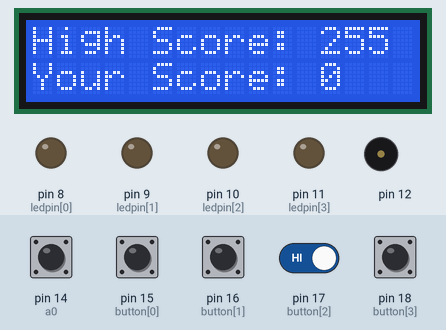
Simulated run of this sketch. Board: Arduino Uno, built with avr-gcc and run on an emulated ATmega328P. Parts: 16×2 character LCD, output pins drawn as LEDs (lit = HIGH), buzzer (waves = sounding). Dashed ring = blinking. Inputs (shaded band) come from the test bench; at power-on: pin 14 (a0), pin 15 (button[0]), pin 16 (button[1]), pin 17 (button[2]), pin 18 (button[3]) HIGH. Random numbers use the default seed unless the sketch sets one; what the sketch prints to the serial monitor is not drawn.

Above: at 9.0 s.
9.1 s: pin 16 (button[1]) pulled LOW for 1 s
At 12.2 s:
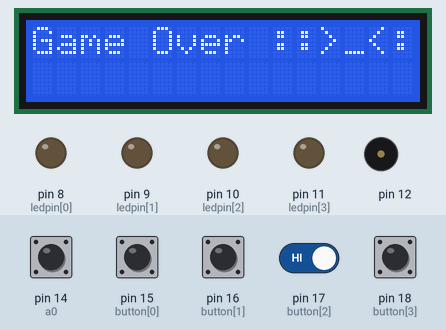
12.3 s: pin 14 (a0) pulled LOW for 3.2 s
At 17.2 s:
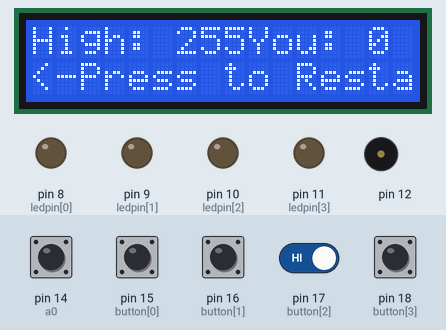
17.5 s: pin 15 (button[0]) pulled LOW for 3.2 s
At 19.37 s:
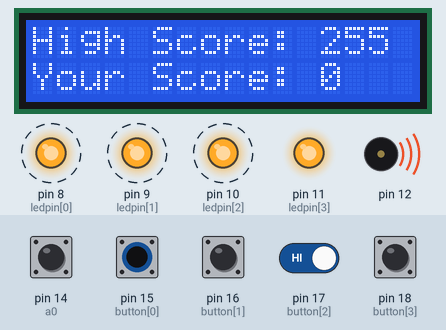
22.2 s: pin 14 (a0) pulled LOW for 1 s
At 25.4 s:
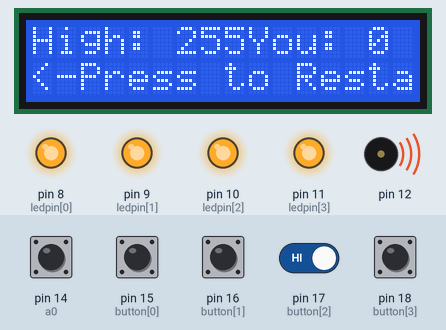
26.2 s: pin 14 (a0) driven LOW and pin 17 (button[2]) driven LOW
At 29.53 s:
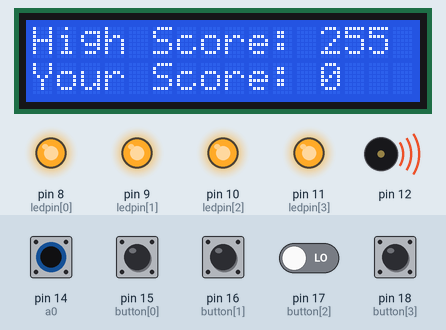
Timing chart, 0 to 30.2 s (numbered marks = the images above; inputs shaded):
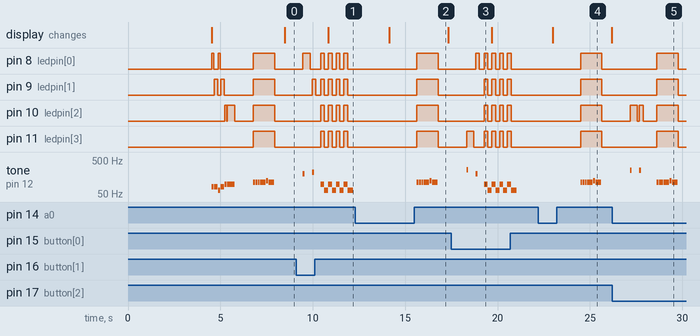

The sketch:

final-319.ino
```cpp
#include <Wire.h>
#include <LCD.h>
#include <LiquidCrystal_I2C.h>
#include <Tone.h>
#include <avr/sleep.h>
#include <avr/interrupt.h>
#include <avr/delay.h>
#include "my_EEPROM.h"

byte skull[8] = {
  B01110,
  B01110,
  B01110,
  B01110,
  B01110,
  B01110,
  B11111,
  B11011
};

LiquidCrystal_I2C lcd(0x27, 2, 1, 0, 4, 5, 6, 7);
Tone speakerpin;
int starttune[] = { NOTE_E2, NOTE_E2, NOTE_C2, NOTE_E2, NOTE_G2, NOTE_G2 };
int duration2[] = { 100, 200, 100, 200, 100, 400 };
int note[] = { NOTE_A2, NOTE_A2, NOTE_A2, NOTE_A2, NOTE_B2, NOTE_A2 };
int duration[] = { 100, 100, 100, 300, 100, 300 };
int button[] = { 15, 16, 17, 18 };    // The four button input pins
int ledpin[] = { 8, 9, 10, 11 };  // LED pins
int turn = 0;                     // turn counter
int buttonstate = 0;              // button state checker
int randomArray[50];              // long to store up to 50 inputs
int inputArray[50];
int highscore = 0;
int highscoreEE;
int MyScore;
int newHighscore;
volatile bool isSleep = true;
int a0 = 14;

uint16_t scan_EEPROM(void)
{
 int i, data_location, number_data_found;
 uint8_t d;
 number_data_found = 0;
 Serial.println("Performing EEPROM scanning...");
 for(i=0;i<1024;i++)
 {
 d = EEPROM_read1byte(i);
 if (d != 0xFF)
 {
 data_location = i;
 number_data_found++;
 Serial.print(d);
 Serial.print(" is found in EEPROM location[");
 Serial.print(i);
 Serial.println("]");
 }
 }
 if (number_data_found > 1)
 Serial.println("More than one data are found in EEPROM");
 else if(number_data_found ==0)
 Serial.println("no data found in EEPROM");
}

int find_first_location_of_data(void)
{
  uint8_t d;
  int i;
  uint16_t loc;
  for (i=0;i<1024;i++)
  {
    d = EEPROM_read1byte(i);
    if(d != 0xFF)
    {
      return i;
    }
  }
  return -1;
}

void edit_EEPROM(uint8_t mode){
  int addr; // สำหรับเก็บว่าตำแหน่งใดที่ไม่ใช่ 0xFF
  uint8_t d;
  addr = find_first_location_of_data(); // เช็คตำแหน่งที่ไม่ใช่ 0xFF
  EEPROM_Erase_only(addr); // ลบค่าจากตำแหน่งที่ตรวจเจอ
  if(addr == 0){ // ถ้า addr เป็น 0 จะอัพเดทตำแหน่งต่อไปที่ 1023
    EEPROM_Write_to_Empty_location(1023, mode); // เขียน mode ที่ตำแหน่งที่ 1023
  }else{
    EEPROM_Write_to_Empty_location(addr-1, mode); // เขียน mode ที่ตำแหน่งที่ <addr-1>
  }
}

void print2digit(int val){
  if(val < 10 && val >= 0)
     lcd.print(0);
  lcd.print(val);
}

void setup() {  ///////////////LCD/////////////////
  Serial.begin(9600);
  display_all_data_in_EEPROM();
  scan_EEPROM();

  lcd.setBacklightPin(3, POSITIVE);
  lcd.setBacklight(LOW);
  lcd.createChar(0, skull);
  lcd.begin(16, 2);
  lcd.clear();
  lcd.setCursor(0, 1);
  lcd.print("Your Score: 0");
  lcd.setCursor(0, 0);
  //edit_EEPROM(highscore);
  highscore = EEPROM_read1byte(find_first_location_of_data());
  highscoreEE = EEPROM_read1byte(find_first_location_of_data());

  lcd.print("High Score:");
  print2digit(highscore);

  speakerpin.begin(12);  // speaker is on pin 12
  pinMode(a0, INPUT);
  digitalWrite(a0, HIGH);
  for (int x = 0; x < 4; x++)  // LED pins are outputs
  {
    pinMode(ledpin[x], OUTPUT);
  }

  for (int x = 0; x < 4; x++) {
    pinMode(button[x], INPUT);      // button pins are inputs
    digitalWrite(button[x], HIGH);  // enable internal pullup; buttons start in high position; logic reversed
  }

  randomSeed(analogRead(0));  //Added to generate "more randomness" with the randomArray for the output function
  for (int thisNote = 0; thisNote < 6; thisNote++) {
    // play the next note:
    speakerpin.play(starttune[thisNote]);
    // hold the note:
    if (thisNote == 0 || thisNote == 2) {
      digitalWrite(ledpin[0], HIGH);
    }
    if (thisNote == 1 || thisNote == 3) {
      digitalWrite(ledpin[1], HIGH);
    }
    if (thisNote == 4 || thisNote == 5) {
      digitalWrite(ledpin[2], HIGH);
    }
    if (thisNote == 6) {
      digitalWrite(ledpin[3], HIGH);
    }
    delay(duration2[thisNote]);
    // stop for the next note:
    speakerpin.stop();
    digitalWrite(ledpin[0], LOW);
    digitalWrite(ledpin[1], LOW);
    digitalWrite(ledpin[2], LOW);
    digitalWrite(ledpin[3], LOW);
    delay(25);
  }
  delay(1000);

}


void loop()
{

  for (int y = 0; y <= 2; y++)
  {
    // function for generating the array to be matched by the player
    digitalWrite(ledpin[0], HIGH);
    digitalWrite(ledpin[1], HIGH);
    digitalWrite(ledpin[2], HIGH);
    digitalWrite(ledpin[3], HIGH);

    for (int thisNote = 0; thisNote < 6; thisNote++)
    {
      // play the next note:
      speakerpin.play(note[thisNote]);
      // hold the note:
      delay(duration[thisNote]);
      // stop for the next note:
      speakerpin.stop();
      delay(25);
    }

    digitalWrite(ledpin[0], LOW);
    digitalWrite(ledpin[1], LOW);
    digitalWrite(ledpin[2], LOW);
    digitalWrite(ledpin[3], LOW);
    delay(500);

    for (int y = turn; y <= turn; y++) // untuk sekali random
    {                                  // Limited by the turn variable
      Serial.println("");              // Some serial output to follow along
      Serial.print("Turn: ");
      Serial.print(y);
      Serial.println("");
      lcd.clear();
      MyScore = y;
      lcd.setCursor(0, 1); //(Column,Row)
      lcd.print("Your Score: ");
      lcd.setCursor(12, 1);
      lcd.print(MyScore);
      if (MyScore > highscore)
      {
        highscore = y;
        newHighscore = y;
      }
      lcd.setCursor(0, 0);
      lcd.print("High Score: " + (String)(highscore));
      Serial.print(y);
      Serial.println("");
      delay(1000);
      randomArray[y] = random(1, 5); // Assigning a random number (1-4) to the randomArray[y], y being the turn count
      for (int x = 0; x <= turn; x++)
      {
        Serial.print(randomArray[x]);

        for (int y = 0; y < 4; y++)
        {

          if (randomArray[x] == 1 && ledpin[y] == 8)
          { // if statements to display the stored values in the array
            digitalWrite(ledpin[y], HIGH);
            speakerpin.play(NOTE_G3, 100);
            delay(400);
            digitalWrite(ledpin[y], LOW);
            delay(100);
          }

          if (randomArray[x] == 2 && ledpin[y] == 9)
          {
            digitalWrite(ledpin[y], HIGH);
            speakerpin.play(NOTE_A3, 100);
            delay(400);
            digitalWrite(ledpin[y], LOW);
            delay(100);
          }

          if (randomArray[x] == 3 && ledpin[y] == 10)
          {
            digitalWrite(ledpin[y], HIGH);
            speakerpin.play(NOTE_B3, 100);
            delay(400);
            digitalWrite(ledpin[y], LOW);
            delay(100);
          }

          if (randomArray[x] == 4 && ledpin[y] == 11)
          {
            digitalWrite(ledpin[y], HIGH);
            speakerpin.play(NOTE_C4, 100);
            delay(400);
            digitalWrite(ledpin[y], LOW);
            delay(100);
          }
        }
      }
    }
    input();
  }
}

void input()
{ // Function for allowing user input and checking input against the generated array

  for (int x = 0; x <= turn;)
  { // Statement controlled by turn count

    for (int y = 0; y < 5; y++)
    {

      buttonstate = digitalRead(button[y]);

      if (buttonstate == LOW && button[y] == 15)
      { // Checking for button push
        digitalWrite(ledpin[0], HIGH);
        speakerpin.play(NOTE_G3, 100);
        delay(200);
        digitalWrite(ledpin[0], LOW);
        inputArray[x] = 1;
        delay(250);
        Serial.print(" ");
        Serial.print(1);
        if (inputArray[x] != randomArray[x])
        {         // Checks value input by user and checks it against
          fail(); // the value in the same spot on the generated array
        }         // The fail function is called if it does not match
        x++;
      }
      if (buttonstate == LOW && button[y] == 16)
      {
        digitalWrite(ledpin[1], HIGH);
        speakerpin.play(NOTE_A3, 100);
        delay(200);
        digitalWrite(ledpin[1], LOW);
        inputArray[x] = 2;
        delay(250);
        Serial.print(" ");
        Serial.print(2);
        if (inputArray[x] != randomArray[x])
        {
          fail();
        }
        x++;
      }

      if (buttonstate == LOW && button[y] == 17)
      {
        digitalWrite(ledpin[2], HIGH);
        speakerpin.play(NOTE_B3, 100);
        delay(200);
        digitalWrite(ledpin[2], LOW);
        inputArray[x] = 3;
        delay(250);
        Serial.print(" ");
        Serial.print(3);
        if (inputArray[x] != randomArray[x])
        {
          fail();
        }
        x++;
      }

      if (buttonstate == LOW && button[y] == 18)
      {
        digitalWrite(ledpin[3], HIGH);
        speakerpin.play(NOTE_C4, 100);
        delay(200);
        digitalWrite(ledpin[3], LOW);
        inputArray[x] = 4;
        delay(250);
        Serial.print(" ");
        Serial.print(4);
        if (inputArray[x] != randomArray[x])
        {
          fail();
        }
        x++;
      }

    }
  }
  delay(500);
  turn++; // Increments the turn count, also the last action before starting the output function over again
}

void fail()
{ // Function used if the player fails to match the sequence

  for (int y = 0; y <= 3; y++)
  { // Flashes lights for failure

    digitalWrite(ledpin[0], HIGH);
    digitalWrite(ledpin[1], HIGH);
    digitalWrite(ledpin[2], HIGH);
    digitalWrite(ledpin[3], HIGH);
    speakerpin.play(NOTE_G2, 300);
    delay(200);
    digitalWrite(ledpin[0], LOW);
    digitalWrite(ledpin[1], LOW);
    digitalWrite(ledpin[2], LOW);
    digitalWrite(ledpin[3], LOW);
    speakerpin.play(NOTE_C2, 300);
    delay(200);
    lcd.clear();
    lcd.setCursor(0, 0);
    lcd.print("Game Over ::>_<::");
    //lcd.setCursor(1, 1);
    lcd.write(byte(0));
  }
  delay(2000);
  lcd.clear();
  lcd.setCursor(0, 0);
  if(newHighscore > highscoreEE)
  {
    edit_EEPROM(newHighscore);
  }

  lcd.print("High: " + (String)(highscore));
  // Serial.print(y);
  // Serial.println("");
  lcd.setCursor(9, 0);
  lcd.print("You: ");
  lcd.setCursor(14, 0);
  lcd.print(MyScore);
  // if(y > highscore) {
  // highscore = y;
  // }
  lcd.setCursor(0, 1);
  lcd.print("<-Press to Restart");


  ///////////////////////////////////////////
  {
    // buttonstate = digitalRead(button[y]);
    while (digitalRead(a0) > 0)
    {
      digitalWrite(ledpin[0], HIGH);
      digitalWrite(ledpin[1], HIGH);
      digitalWrite(ledpin[2], HIGH);
      digitalWrite(ledpin[3], HIGH);
      delay(100);
      digitalWrite(ledpin[0], LOW);
      digitalWrite(ledpin[1], LOW);
      digitalWrite(ledpin[2], LOW);
      digitalWrite(ledpin[3], LOW);
      delay(100);
    }
    delay(1000);

    turn = -1; // Resets turn value so the game starts over without need for a reset button
  }
}
```

my_EEPROM.h
```cpp
void EEPROM_Erase_and_Write1B(uint16_t addr, uint8_t data)
{
  while(EECR & (1<<EEPE)) ; //วนซ้ำจนกว่าบิต EEPE จะเปลี่ยนเป็นตรรกะต่ำ
  EECR = 0x00;      //mode erase and write
  EEAR = addr;      //คัดลอกพารามิเตอร์รับเข้า addr สู่เรจิสเตอร์ EEAR
  EEDR = data;      //คัดลอกพารามิเตอร์รับเข้า data สู่เรจิสเตอร์ EEDR
  char backupSREG;    //ตัวแปรสำหรับเก็บค่าสถานะของเรจิสเตอร์ตัวบ่งชี้
  backupSREG = SREG;    //คัดลอกค่าในเรจิสเตอร์ตัวบ่งชี้ใส่ในตัวแปรที่ตั้งไว้
  cli();        //ปิดทางการขัดจังหวะส่วนกลางของตัวประมวลผล
  EECR |= (1<<EEMPE);   //สั่งให้บิต EEMPE ใน EECR เป็นตรรกะสูง
  EECR |= (1<<EEPE);    //สั่งให้บิต EEPE ใน EECR เป็นตรรกะสูง
  SREG = backupSREG;    //คืนค่าเรจิสเตอร์ตัวบ่งชี้กลับสู่สถานะเดิม
}


void EEPROM_Erase_only(uint16_t addr)
{
  while(EECR & (1<<EEPE)) ; //วนซ้ำจนกว่าบิต EEPE จะเปลี่ยนเป็นตรรกะต่ำ
  EECR = 0b01 << EEPM0;   //ลบอย่างเดียว
  EEAR = addr;      //คัดลอกพารามิเตอร์รับเข้า addr สู่เรจิสเตอร์ EEAR
  EEDR = 0xFF;      //คัดลอกพารามิเตอร์รับเข้า data สู่เรจิสเตอร์ EEDR
  char backupSREG;    //ตัวแปรสำหรับเก็บค่าสถานะของเรจิสเตอร์ตัวบ่งชี้
  backupSREG = SREG;    //คัดลอกค่าในเรจิสเตอร์ตัวบ่งชี้ใส่ในตัวแปรที่ตั้งไว้
  cli();        //ปิดทางการขัดจังหวะส่วนกลางของตัวประมวลผล
  EECR |= (1<<EEMPE);   //สั่งให้บิต EEMPE ใน EECR เป็นตรรกะสูง
  EECR |= (1<<EEPE);    //สั่งให้บิต EEPE ใน EECR เป็นตรรกะสูง
  SREG = backupSREG;    //คืนค่าเรจิสเตอร์ตัวบ่งชี้กลับสู่สถานะเดิม
}


void EEPROM_Write_to_Empty_location(uint16_t addr, uint8_t data)
{
  while(EECR & (1<<EEPE)) ; //วนซ้ำจนกว่าบิต EEPE จะเปลี่ยนเป็นตรรกะต่ำ
  EECR = 0b10 << EEPM0;    //เขียนบนตำแหน่งที่ลบเสร็จแล้วก่อนหน้านี้
  EEAR = addr;      //คัดลอกพารามิเตอร์รับเข้า addr สู่เรจิสเตอร์ EEAR
  EEDR = data;      //คัดลอกพารามิเตอร์รับเข้า data สู่เรจิสเตอร์ EEDR
  char backupSREG;    //ตัวแปรสำหรับเก็บค่าสถานะของเรจิสเตอร์ตัวบ่งชี้
  backupSREG = SREG;    //คัดลอกค่าในเรจิสเตอร์ตัวบ่งชี้ใส่ในตัวแปรที่ตั้งไว้
  cli();        //ปิดทางการขัดจังหวะส่วนกลางของตัวประมวลผล
  EECR |= (1<<EEMPE);   //สั่งให้บิต EEMPE ใน EECR เป็นตรรกะสูง
  EECR |= (1<<EEPE);    //สั่งให้บิต EEPE ใน EECR เป็นตรรกะสูง
  SREG = backupSREG;    //คืนค่าเรจิสเตอร์ตัวบ่งชี้กลับสู่สถานะเดิม
}


unsigned char EEPROM_read1byte(uint16_t addr)  //ชื่อฟังก์ชันและพารามิเตอร์รับเข้า
{
  while (EECR & (1<<EEPE)) ;    //วนซ้ำจนกว่าบิต EEPE จะเปลี่ยนเป็นตรรกะต่ำ
  EEAR = addr;        //คัดลอกพารามิเตอร์รับเข้าสู่เรจิสเตอร์ EEAR
  EECR |= (1<<EERE);      //สั่งให้บิต EERE เป็นตรรกะสูงเพื่อเริ่มการอ่าน
  return EEDR;        //นำค่าที่ปรากฏใน EEDR ไปใช้งาน
}


void display_all_data_in_EEPROM()
{
  Serial.println("Data in the EEPROM");
  int i;
  uint8_t c;
  for (i=0;i<1024;i++)
  {
    c = EEPROM_read1byte(i);
    if( (i>0) && (i%16==0) )
        Serial.println("");
    Serial.print(c);
    Serial.print(" ");
  }
  Serial.println("\n\r--------------------------");
}


void update_if_data_changed(uint16_t addr, uint8_t data)
{
  uint8_t x;
  x = EEPROM_read1byte(addr);
  if (x!=data)
    EEPROM_Erase_and_Write1B(addr, data);
}
```

Measured:
- after the input at 9.1 s, pin 9 (ledpin[1]): alternates HIGH for 0.20 s and LOW for 0.22 s, starting after 0.87 s; pin 10 (ledpin[2]), pin 11 (ledpin[3]): alternates HIGH for 0.20 s and LOW for 0.22 s, starting after 1.3 s; the display: changes after 1.7 s (image 1)
- after the input at 12.3 s, tone on pin 12: plays 110 Hz for 0.10 s, 110 Hz for 0.10 s, 110 Hz for 0.10 s, 110 Hz for 0.30 s, 123 Hz for 0.10 s, 110 Hz for 0.30 s, starting after 3.3 s
- after the input at 17.5 s, pin 8 (ledpin[0]): alternates HIGH for 0.20 s and LOW for 0.22 s, 10 changes in all, then stays LOW, starting after 1.3 s; pin 9 (ledpin[1]), pin 10 (ledpin[2]): alternates HIGH for 0.20 s and LOW for 0.22 s, 8 changes in all, then stays LOW, starting after 1.8 s
- after the input at 22.2 s, tone on pin 12: plays 110 Hz for 0.10 s, 110 Hz for 0.10 s, 110 Hz for 0.10 s, 110 Hz for 0.30 s, 123 Hz for 0.10 s, 110 Hz for 0.30 s, starting after 2.3 s
- after the input at 26.2 s, pin 8 (ledpin[0]), pin 9 (ledpin[1]), pin 11 (ledpin[3]): LOW → HIGH after 2.4 s, → LOW 1.2 s later
- by itself, tone on pin 12: plays 196 Hz for 0.10 s, 220 Hz for 0.10 s, 98 Hz for 0.20 s, 65 Hz for 0.22 s, 98 Hz for 0.20 s, 65 Hz for 0.22 s … (10 notes in this stretch)
